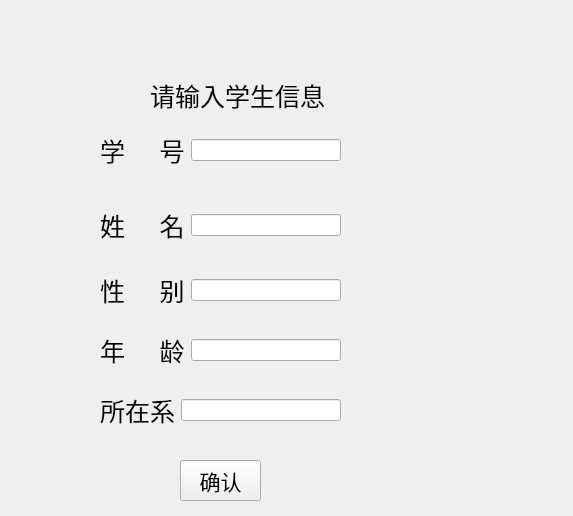
<?xml version="1.0" encoding="UTF-8"?>
<ui version="4.0">
 <class>Form</class>
 <widget class="QWidget" name="Form">
  <property name="geometry">
   <rect>
    <x>0</x>
    <y>0</y>
    <width>573</width>
    <height>516</height>
   </rect>
  </property>
  <property name="windowTitle">
   <string>Form</string>
  </property>
  <widget class="QStackedWidget" name="stackedWidget">
   <property name="geometry">
    <rect>
     <x>10</x>
     <y>0</y>
     <width>441</width>
     <height>511</height>
    </rect>
   </property>
   <property name="currentIndex">
    <number>0</number>
   </property>
   <widget class="QWidget" name="page">
    <widget class="QWidget" name="layoutWidget">
     <property name="geometry">
      <rect>
       <x>90</x>
       <y>270</y>
       <width>241</width>
       <height>41</height>
      </rect>
     </property>
     <layout class="QHBoxLayout" name="horizontalLayout_3">
      <item>
       <widget class="QLabel" name="label_4">
        <property name="font">
         <font>
          <pointsize>19</pointsize>
         </font>
        </property>
        <property name="text">
         <string>性     别</string>
        </property>
       </widget>
      </item>
      <item>
       <widget class="QLineEdit" name="lineEdit_3"/>
      </item>
     </layout>
    </widget>
    <widget class="QLabel" name="label_2">
     <property name="geometry">
      <rect>
       <x>140</x>
       <y>70</y>
       <width>181</width>
       <height>51</height>
      </rect>
     </property>
     <property name="font">
      <font>
       <pointsize>19</pointsize>
      </font>
     </property>
     <property name="text">
      <string>请输入学生信息</string>
     </property>
    </widget>
    <widget class="QWidget" name="layoutWidget_4">
     <property name="geometry">
      <rect>
       <x>90</x>
       <y>390</y>
       <width>241</width>
       <height>41</height>
      </rect>
     </property>
     <layout class="QHBoxLayout" name="horizontalLayout_4">
      <item>
       <widget class="QLabel" name="label_5">
        <property name="font">
         <font>
          <pointsize>19</pointsize>
         </font>
        </property>
        <property name="text">
         <string>所在系</string>
        </property>
       </widget>
      </item>
      <item>
       <widget class="QLineEdit" name="lineEdit_4"/>
      </item>
     </layout>
    </widget>
    <widget class="QWidget" name="layoutWidget_2">
     <property name="geometry">
      <rect>
       <x>90</x>
       <y>200</y>
       <width>241</width>
       <height>51</height>
      </rect>
     </property>
     <layout class="QHBoxLayout" name="horizontalLayout_2">
      <item>
       <widget class="QLabel" name="label_3">
        <property name="font">
         <font>
          <pointsize>19</pointsize>
         </font>
        </property>
        <property name="text">
         <string>姓     名</string>
        </property>
       </widget>
      </item>
      <item>
       <widget class="QLineEdit" name="lineEdit_2"/>
      </item>
     </layout>
    </widget>
    <widget class="QPushButton" name="save">
     <property name="geometry">
      <rect>
       <x>170</x>
       <y>460</y>
       <width>81</width>
       <height>41</height>
      </rect>
     </property>
     <property name="font">
      <font>
       <pointsize>16</pointsize>
      </font>
     </property>
     <property name="text">
      <string>确认</string>
     </property>
    </widget>
    <widget class="QWidget" name="layoutWidget_3">
     <property name="geometry">
      <rect>
       <x>90</x>
       <y>330</y>
       <width>241</width>
       <height>41</height>
      </rect>
     </property>
     <layout class="QHBoxLayout" name="horizontalLayout_5">
      <item>
       <widget class="QLabel" name="label_6">
        <property name="font">
         <font>
          <pointsize>19</pointsize>
         </font>
        </property>
        <property name="text">
         <string>年     龄</string>
        </property>
       </widget>
      </item>
      <item>
       <widget class="QLineEdit" name="lineEdit_5"/>
      </item>
     </layout>
    </widget>
    <widget class="QWidget" name="layoutWidget_5">
     <property name="geometry">
      <rect>
       <x>90</x>
       <y>120</y>
       <width>241</width>
       <height>61</height>
      </rect>
     </property>
     <layout class="QHBoxLayout" name="horizontalLayout_6">
      <item>
       <widget class="QLabel" name="label_7">
        <property name="font">
         <font>
          <pointsize>19</pointsize>
         </font>
        </property>
        <property name="text">
         <string>学     号</string>
        </property>
       </widget>
      </item>
      <item>
       <widget class="QLineEdit" name="lineEdit_6"/>
      </item>
     </layout>
    </widget>
   </widget>
   <widget class="QWidget" name="page_3">
    <widget class="QLabel" name="label_8">
     <property name="geometry">
      <rect>
       <x>110</x>
       <y>70</y>
       <width>211</width>
       <height>51</height>
      </rect>
     </property>
     <property name="font">
      <font>
       <pointsize>19</pointsize>
      </font>
     </property>
     <property name="text">
      <string>请输入要删除的学生学号</string>
     </property>
    </widget>
    <widget class="QLabel" name="label_9">
     <property name="geometry">
      <rect>
       <x>50</x>
       <y>130</y>
       <width>61</width>
       <height>31</height>
      </rect>
     </property>
     <property name="font">
      <font>
       <pointsize>19</pointsize>
      </font>
     </property>
     <property name="text">
      <string>学号</string>
     </property>
    </widget>
    <widget class="QTextEdit" name="textEdit">
     <property name="geometry">
      <rect>
       <x>100</x>
       <y>120</y>
       <width>251</width>
       <height>51</height>
      </rect>
     </property>
    </widget>
    <widget class="QTableWidget" name="tableWidget">
     <property name="geometry">
      <rect>
       <x>10</x>
       <y>180</y>
       <width>431</width>
       <height>241</height>
      </rect>
     </property>
    </widget>
    <widget class="QPushButton" name="delete_sure">
     <property name="geometry">
      <rect>
       <x>50</x>
       <y>440</y>
       <width>111</width>
       <height>41</height>
      </rect>
     </property>
     <property name="font">
      <font>
       <pointsize>13</pointsize>
      </font>
     </property>
     <property name="text">
      <string>确认删除</string>
     </property>
    </widget>
    <widget class="QPushButton" name="delete_no">
     <property name="geometry">
      <rect>
       <x>270</x>
       <y>440</y>
       <width>111</width>
       <height>41</height>
      </rect>
     </property>
     <property name="font">
      <font>
       <pointsize>13</pointsize>
      </font>
     </property>
     <property name="text">
      <string>不删除</string>
     </property>
    </widget>
   </widget>
   <widget class="QWidget" name="page_2"/>
  </widget>
 </widget>
 <resources/>
 <connections/>
</ui>
